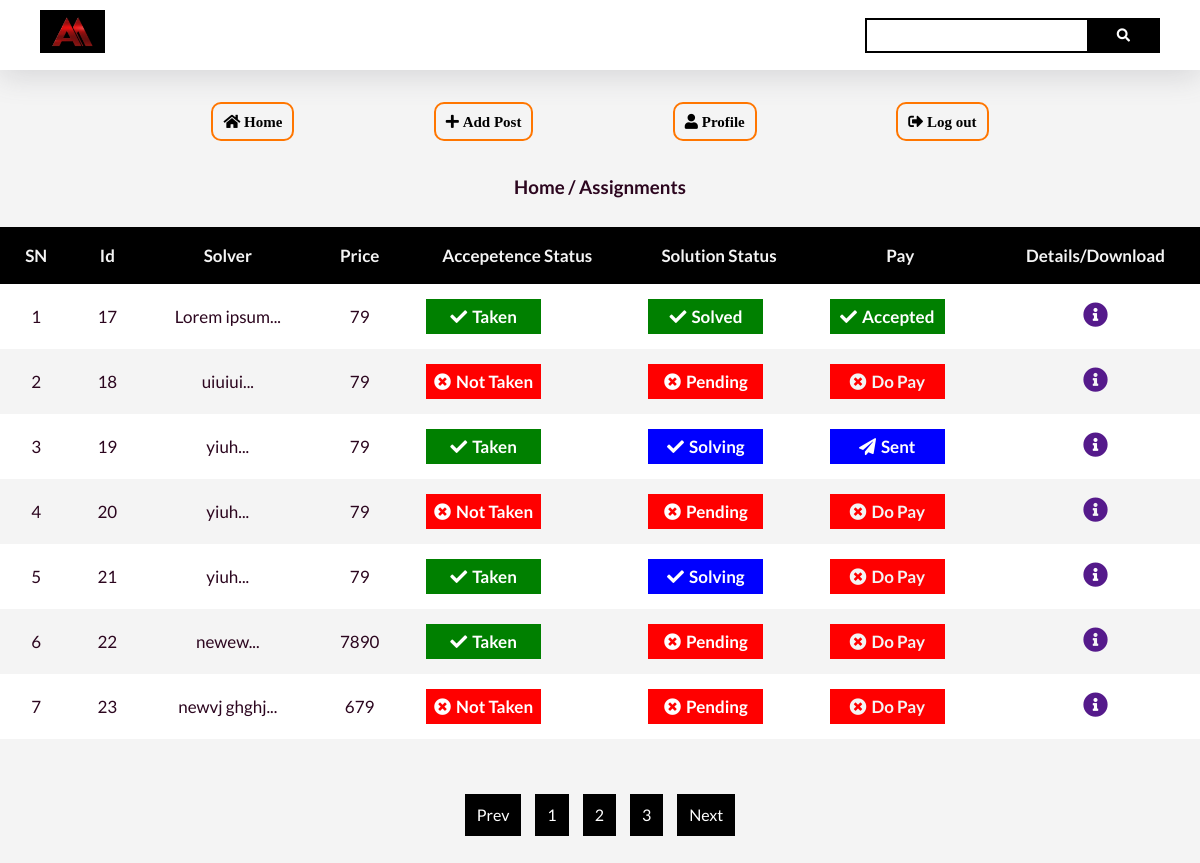
Screenshot of /user_dash.php with the database file from the repository.
### tables this page shows
CREATE TABLE `assignment` (
  `assignment_id` int(11) NOT NULL,
  `assignment_title` text NOT NULL,
  `assignment_description` text NOT NULL,
  `assignment_user` int(11) NOT NULL,
  `assignment_solver` int(11) DEFAULT NULL,
  `assignment_acc_status` enum('taken','not_taken') NOT NULL,
  `assignment_solv_status` enum('pending','solving','solved') NOT NULL,
  `assignment_pay_status` enum('pending','sent','accepted') NOT NULL,
  `assignment_page_count` int(11) NOT NULL,
  `assignment_price` int(11) NOT NULL
);

### inc/Functions.php (called while the page is built, shortened)
<?php
class Assignmentor{
    function __construct(){
        include_once("db.php");
		$db = new Database();
		$this->con = $db->connect();
    }
}
?>

### inc/db.php (called while the page is built, shortened)
<?php
class Database
{
	public function connect()
	{
		$this->con = new Mysqli(HOST, USER, PASS, DB);
		if ($this->con) {
			return $this->con;
		}
		return "DATABASE_CONNECTION_FAIL";
	}
}

### user_dash.php (the view, shortened to what this page needs)
<?php
include 'template/header.php';
include 'inc/Functions.php';
?>
    <div class="breadcumb_section my-2">
        <div class="container text-center">
            <h3>Home / Assignments</h3>
        </div>
    </div>
   <table class="assignment_user_table" width="100%">
   <tr>
           <th>SN</th>
           <th>Id</th>
           <th>Solver</th>
           <th>Price</th>
           <th>Accepetence Status</th>
           <th>Solution Status</th>
           <th>Pay</th>
           <th>Details/Download</th>
       </tr>
       <?php
       $user_dash = new Assignmentor();
       $sql = "SELECT * FROM assignment";
       if($excute = $user_dash->con->query($sql)){
           $i = 1;
        while($row = $excute->fetch_assoc()){ ?>
        <tr>
        <td class="text-center"><?php echo $i; ?></td>
        <td class="text-center"><?php echo $row['assignment_id']; ?></td>
        <td class="text-center"><?php echo substr($row['assignment_title'],0,15).'...'; ?></td>
        <td class="text-center"><?php echo $row['assignment_price']; ?></td>
        <td class="text-center">
            <?php
            if($row['assignment_acc_status']=="not_taken"){ ?>
                <div class="flex_column icon_d red">
                    <p><i class="fas fa-times-circle"></i>Not Taken</p>
                </div>
           <?php }else{ ?>
            <div class="flex_column icon_d green">
                    <p><i class="fas fa-check"></i>Taken</p>
                </div>
           <?php }
            ?>
        </td>
        <td class="text-center">
            <?php
            if($row['assignment_solv_status']=="pending"){ ?>
                <div class="flex_column icon_d red">
                    <p><i class="fas fa-times-circle"></i>Pending</p>
                </div>
           <?php }elseif($row['assignment_solv_status']=="solving"){ ?>
                <div class="flex_column icon_d blue">
                    <p><i class="fas fa-check"></i>Solving</p>
                </div>
           <?php }else{ ?>
                <div class="flex_column icon_d green">
                    <p><i class="fas fa-check"></i>Solved</p>
                </div>
           <?php }
            ?>
            </td>
        <td class="text-center">
        <?php
            if($row['assignment_pay_status']=="pending"){ ?>
                <div class="flex_column icon_d red ">
                    <a href="user_pay.php?assid=<?php echo $row['assignment_id'];?>" class="bouncing"><i class="fas fa-times-circle"></i>Do Pay</a>
                </div>
           <?php }elseif($row['assignment_pay_status']=="sent"){ ?>
                <div class="flex_column icon_d blue">
                    <p><i class="fas fa-paper-plane"></i>Sent</p>
                </div>
           <?php }else{ ?>
                <div class="flex_column icon_d green">
                    <p><i class="fas fa-check"></i>Accepted</p>
                </div>
           <?php }
            ?>
        </td>
        <td class="text-center"><a href=""><i class="fas fa-info-circle"></i></a></td>
        </tr>
       <?php
       $i++;
    }
    }
       ?>
   </table>
   <div class="pagination_section flex my-4">
    <a href="#">Prev</a>
    <a href="#">1</a>
    <a href="#">2</a>
    <a href="#">3</a>
    <a href="#">Next</a>
</div>
<?php require 'template/footer.php'; ?>

### template/header.php (shortened to what this page needs)
<!DOCTYPE html>
<html lang="en">
<head>
    <link rel="stylesheet" href="assets/css/style.css">
    <link rel="stylesheet" href="assets/css/utilities.css">
    <link rel="stylesheet" href="https://cdnjs.cloudflare.com/ajax/libs/font-awesome/5.15.3/css/all.min.css">
</head>
<body>
    <div class="outer_bg">
        <div class="container flex">
            <div class="header_logo">
                <img src="assets/images/am.jpg" alt="">
            </div>
            <div class="header_search flex">
                <input type="text">
                <button class="btn" type="submit"><i class="fas fa-search"></i></button>
            </div>
        </div>
    </div>
    <div class="header-nav m-3">
        <div class="container">
            <div class="nav_icons flex">
                <a href="dashboard.php"><i class="fas fa-home"> Home</i></a>
                <a href="addpost.php"><i class="fas fa-plus"> Add Post</i></a>
                <a href="profile.php"><i class="fas fa-user"> Profile</i></a>
                <a href="logout.php"><i class="fas fa-sign-out-alt"> Log out</i></a>
            </div>
        </div>
    </div>

### template/footer.php (shortened to what this page needs)
</body>
</html>

### assets/css/style.css (style rules this page uses)
:root { --primary-color: #000000; --secondary-color: #ff7600; --dark-color: #002240; --light-color: #f4f4f4; --success-color: #5cb85c; --error-color: #d9534f; }
* { box-sizing: border-box; padding: 0; margin: 0; }
a { text-decoration: none; }
body { font-family: "Lato", sans-serif; background-color: #f4f4f4; color: #2c061f; line-height: 1.6; }
.outer_bg { background-color: white; height: 70px; box-shadow: rgba(100, 100, 111, 0.2) 0px 7px 29px 0px; }
.outer_bg .flex { justify-content: space-between; }
.header_search input[type="text"] { border: 2px solid black; width: 100%; padding: 6.5px; font-size: 16px; border-right: none; }
.header_logo { margin-right: 35px; }
.header_logo img { width: 65px; }
.header-nav i { color: var(--primary-color); font-size: 15px; padding: 10px; border: 2px solid var(--secondary-color); transition: 0.3s; border-radius: 10px; }
.header-nav .flex { justify-content: space-evenly; }
.pagination_section a { padding-top: 8px; padding-bottom: 8px; padding-right: 12px; text-align: center; background-color: var(--primary-color); margin: 7px; padding-left: 12px; color: white; }
.assignment_user_table th, td { padding: 15px 20px; text-align: center; font-size: 17px; }
.assignment_user_table th { background-color: var(--primary-color); color: var(--light-color); }
table.assignment_user_table { border-collapse: collapse; }
.assignment_user_table tr:nth-child(even) { background-color: white; }
.assignment_user_table i { font-size: 25px; }
.user_pay th, td { padding: 15px 20px; text-align: left; font-size: 17px; }
.icon_d { font-weight: bold; height: 35px !important; width: 115px; }
.icon_d i { position: relative; font-size: 17px; margin-right: 5px; }
.icon_d.red { background: red; color: white; }
.icon_d.green { background: green; color: white; }
.icon_d.blue { background: blue; color: white; }
.bouncing { position: relative; overflow: hidden; animation-name: bouncer; animation-duration: 2s; animation-iteration-count: infinite; animation-delay: 2s; color: #f4f4f4; }

### assets/css/utilities.css (style rules this page uses)
.container { max-width: 1200px; margin: 0 auto; overflow: auto; padding: 0 40px; }
.btn { display: inline-block; padding: 10px 30px; cursor: pointer; background: var(--primary-color); color: #fff; border: none; border-radius: 0px; }
.text-center { text-align: center; }
.flex { display: flex; justify-content: center; align-items: center; height: 100%; }
.flex_column { display: flex; flex-direction: column; justify-content: center; align-items: center; height: 100%; }
.my-2 { margin: 1.5rem 0; }
.my-4 { margin: 3rem 0; }
.m-3 { margin: 2rem; }

### rows the page displays
assignment: assignment_id "17", assignment_title "Lorem ipsum", assignment_price "79", assignment_acc_status "taken" (drawn), assignment_solv_status "Solved", assignment_pay_status "accepted" (drawn)
assignment: assignment_id "18", assignment_title "uiuiui", assignment_price "79", assignment_acc_status "not_taken" (drawn), assignment_solv_status "pending" (drawn)
assignment: assignment_id "19", assignment_title "yiuh", assignment_price "79", assignment_acc_status "taken" (drawn), assignment_solv_status "Solving", assignment_pay_status "sent" (drawn)
assignment: assignment_id "20", assignment_title "yiuh", assignment_price "79", assignment_acc_status "not_taken" (drawn), assignment_solv_status "pending" (drawn)
assignment: assignment_id "21", assignment_title "yiuh", assignment_price "79", assignment_acc_status "taken" (drawn), assignment_solv_status "Solving"
assignment: assignment_id "22", assignment_title "newew", assignment_price "7890", assignment_acc_status "taken" (drawn), assignment_solv_status "pending" (drawn)
assignment: assignment_id "23", assignment_title "newvj ghghj", assignment_price "679", assignment_acc_status "not_taken" (drawn), assignment_solv_status "pending" (drawn)
